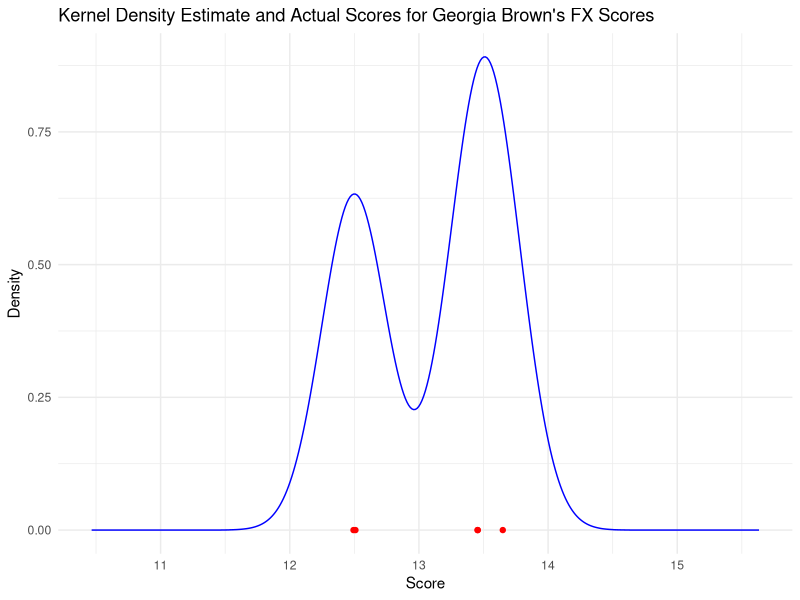
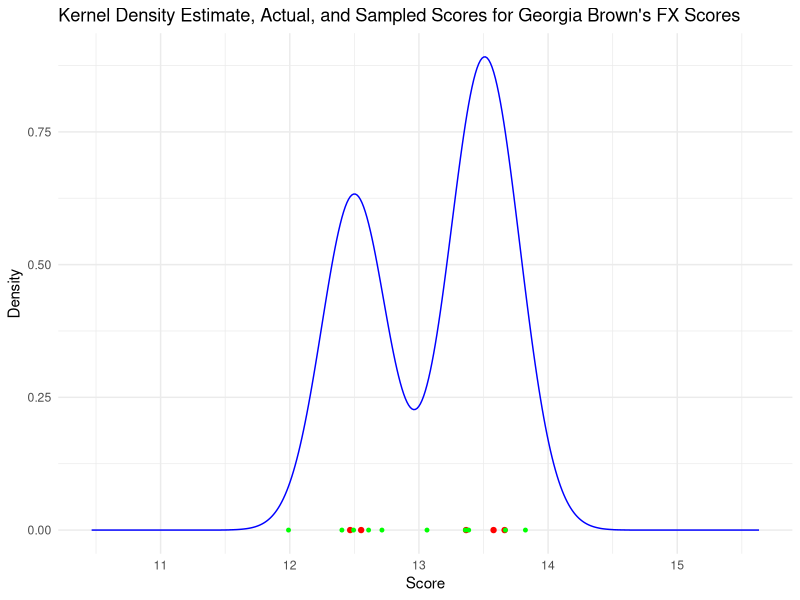

Recreate these plots in R, in order.
## ---- chunk 1
knitr::opts_chunk$set(echo = TRUE)
## ---- chunk 2
library(tidyverse)
library(data.table)
library(ggplot2)
library(purrr)
library(dplyr)
## ---- chunk 3
women_scores <- read.csv("cleaned data/restricted_women_2023.csv") %>% 
  select(Country, FullName, Apparatus, Score)
## ---- chunk 4
women_scores %>%
  distinct(FullName, .keep_all = TRUE) %>%  # Keep the first occurrence of each athlete
  group_by(Country) %>% 
  summarise(Count = n_distinct(FullName))
## ---- chunk 5
top_USA <- women_scores %>% 
  filter(Country == "USA") %>% 
  distinct(FullName, .keep_all=TRUE)
## ---- chunk 6

Score_List <- distinct(women_scores, FullName, Country)

## ---- chunk 7
points <- 1
name <- "BILES SIMONE"
col_name <- paste("event_", "BB", sep = "")

Score_List[which(Score_List$FullName == name), col_name] <- 3
## ---- chunk 8

results_sim <- function(events, women_scores) {
  Score_List <- distinct(women_scores, FullName, Country)

  

    for (name in Score_List$FullName) {
          for (event in events) {
            points <- simulate_score(name, event, women_scores)
            col_name <- paste("event_", event, sep = "")
            Score_List[which(Score_List$FullName == name), col_name] <- points
          }
    }
  Score_List$Total_Score <- rowSums(Score_List[, -c(1,2), drop = FALSE], na.rm = TRUE)

  winners <- Score_List %>% 
    arrange(desc(Total_Score)) %>% 
    slice(1:3)
  
  return(winners)
    
}
## ---- chunk 9
simulate_score <- function(name, event, women_scores) {
  result <- women_scores %>%
    filter(FullName == name, Apparatus == event) %>% 
    summarize(mean_score = mean(Score, na.rm = TRUE))
  
  return(result)
}
## ---- chunk 10
simulate_score("BILES SIMONE", "BB", women_scores)
## ---- chunk 11
women_scores_here <- read.csv("cleaned data/restricted_women_2023.csv") %>% 
  select(Country, FullName, Apparatus, Score)

# first, making c(VT, VT1, VT2) all just VT
women_scores_VT_united <- women_scores_here %>%
  mutate(Apparatus = ifelse(Apparatus %in% c("VT1", "VT2"), "VT", Apparatus))

# dropping all NAs in the Score column (considering them as effectively "no attempt" or "no score for the simulation to consider")
women_scores_VT_united <- women_scores_VT_united %>%
  filter(!is.na(Score) & Score != 0)

min_score <- min(women_scores_VT_united$Score, na.rm = TRUE)
max_score <- max(women_scores_VT_united$Score, na.rm = TRUE)
print(min_score)
print(max_score)
# making the Dataframe where each row is an athlete. For each athlete, there are four columns (the different apparatuses) and in each column is a list of scores for that event.
women_scores_consolidated <- women_scores_VT_united %>%
  group_by(Country, FullName, Apparatus) %>%
  summarise(Scores = list(Score), .groups = 'drop')

# View the transformed data
# print(women_scores_consolidated)


# sanity check
#georgia_brown_FX_scores <- women_scores_consolidated %>%
#  filter(Country == "AUS", FullName == "BROWN GEORGIA", Apparatus == "UB") %>%
#  select(Scores) %>% 
#  unnest(Scores)

#georgia_brown_FX_scores

# Exporting women_scores_consolidated to a CSV file


## ---- chunk 12
# KernSmooth
# Deng and Wickham's Paper - https://vita.had.co.nz/papers/density-estimation.pdf
# Documentation for KernSmooth - https://cran.r-project.org/web/packages/KernSmooth/KernSmooth.pdf

georgia_brown_FX_scores <- women_scores_consolidated %>%
  filter(Country == "AUS", FullName == "BROWN GEORGIA", Apparatus == "UB") %>%
  select(Scores) %>% 
  unnest(Scores) %>%
  unlist() 

class(georgia_brown_FX_scores)
print(georgia_brown_FX_scores)


library(KernSmooth)


example_KDE_for_georgia_brown_FX_scores <- bkde(x = georgia_brown_FX_scores, kernel = "normal", canonical = FALSE, bandwidth = 0.25, gridsize = 401L, range.x = c(min(georgia_brown_FX_scores, na.rm = TRUE)-2, max(georgia_brown_FX_scores)+2), truncate = TRUE)


library(ggplot2)

kde_data <- data.frame(
  x = example_KDE_for_georgia_brown_FX_scores$x, 
  y = example_KDE_for_georgia_brown_FX_scores$y
)

# Convert actual scores to data frame for plotting
scores_data <- data.frame(score = georgia_brown_FX_scores)

# actual data values and the smoothed-out kernel density estimation
ggplot() +
  geom_line(data = kde_data, aes(x, y), color = "blue") +  # KDE line
  geom_jitter(data = scores_data, aes(x = score, y = 0), color = "red", width = 0.1, height = 0) +  # Actual scores
  labs(title = "Kernel Density Estimate and Actual Scores for Georgia Brown's FX Scores",
       x = "Score",
       y = "Density") +
  theme_minimal()



# Create a CDF from the KDE
kde_y_cumsum <- cumsum(example_KDE_for_georgia_brown_FX_scores$y)
cdf <- kde_y_cumsum / max(kde_y_cumsum)
sample_from_kde <- function(cdf, kde_x, n) {
  u <- runif(n)  # Generate uniform random numbers
  sampled_values <- numeric(n)
  for (i in 1:n) {
    # Find the closest value in CDF, then get corresponding x-value from KDE
    sampled_values[i] <- kde_x[which.min(abs(cdf - u[i]))]
  }
  return(sampled_values)
}

# Sample 10 scores from the KDE
sampled_scores <- sample_from_kde(cdf, example_KDE_for_georgia_brown_FX_scores$x, 10)



# actual data values and the smoothed-out kernel density estimation, and the sampled scores
sampled_scores_data <- data.frame(score = sampled_scores)

# Plot using ggplot
ggplot() +
  geom_line(data = kde_data, aes(x, y), color = "blue") +  # KDE line
  geom_jitter(data = scores_data, aes(x = score, y = 0), color = "red", width = 0.1, height = 0) +  # Actual scores
  geom_point(data = sampled_scores_data, aes(x = score, y = 0), color = "green", size = 1) +  # Sampled scores
  labs(title = "Kernel Density Estimate, Actual, and Sampled Scores for Georgia Brown's FX Scores",
       x = "Score",
       y = "Density") +
  theme_minimal()

